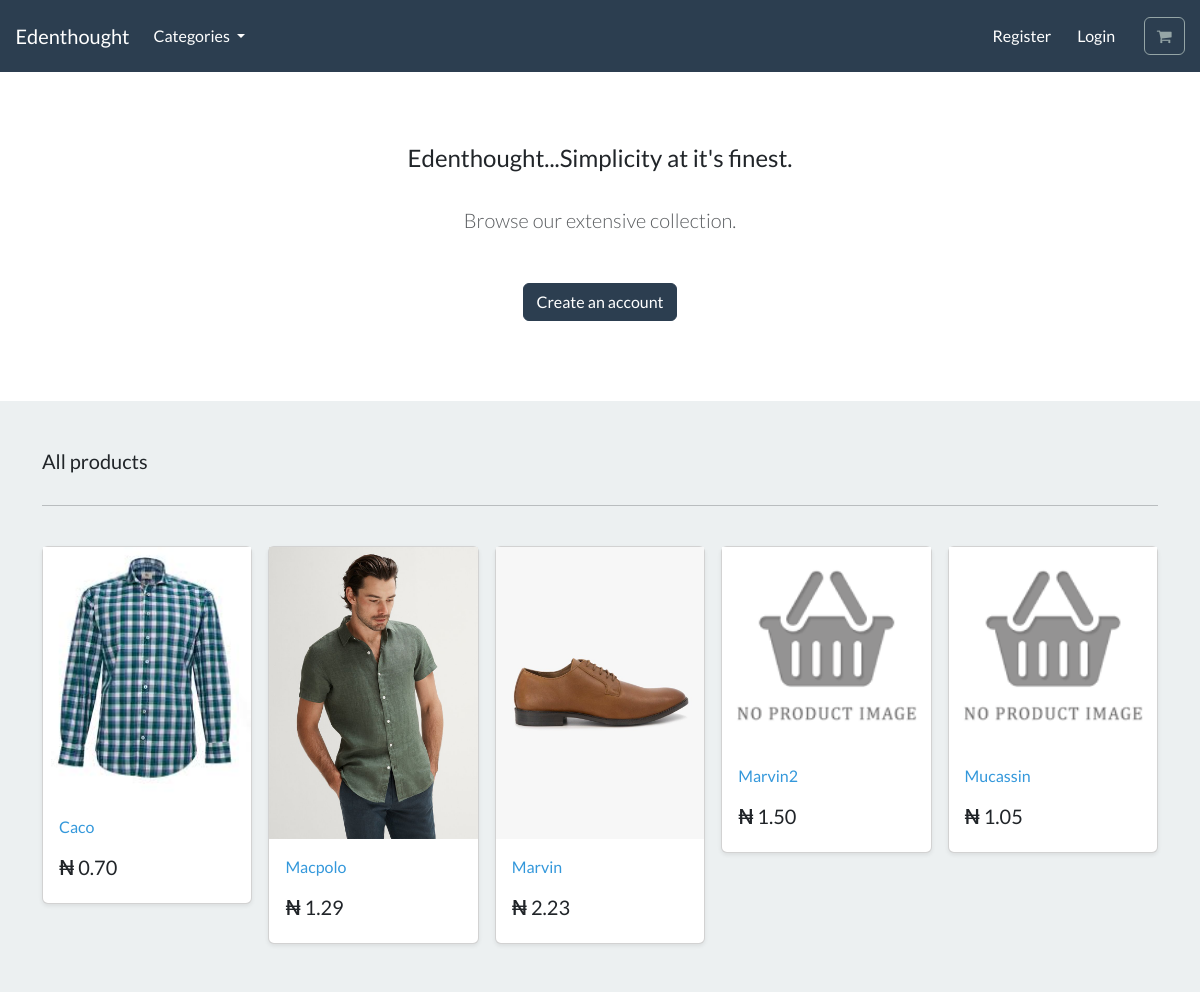
The page / on the database its author committed.
### store/models.py (models this page shows, shortened)
class Product(models.Model):
    category = models.ForeignKey(Category, on_delete=models.CASCADE,null=True)
    title = models.CharField(max_length=250)
    slug = models.SlugField(max_length=250, unique=True)
    image = models.ImageField(upload_to="images/%Y/%m/%d/",default="default.png", blank=True)
    description = models.TextField(blank=True)
    price = models.DecimalField(max_digits=4, decimal_places=2)
    discount = models.DecimalField(
        max_digits=4, decimal_places=2, default=Decimal("0.00")
    )
    available = models.BooleanField(default=True)
    class Meta:
        ordering = ("title",)
        verbose_name_plural = "products"
    def get_absolute_url(self):
        return reverse("product_info", args=[self.slug])

### store/views.py (the view)
# urls.py: path("", include("store.urls")),
def store(request):
    products = Product.objects.all()
    context = {'products': products}
    return render(request, 'store/store.html', context)

### cart/context_processors.py (called while the page is built)
def cart(request):
    return {'cart':Cart(request)}

### store/models.py (called while the page is built)
    def get_absolute_url(self):
        return reverse("list_category", args=[self.slug])

### store/views.py (called while the page is built)
def category(request):
    all_category = Category.objects.all()
    return {'all_category': all_category}

### store/templates/store/store.html
{% extends "base.html" %} {% load static %} {% block content %}
<section class="py-4 text-center container">
  <div class="row py-lg-5">
    <div class="col-lg-6 col-md-8 mx-auto">
      <h4>Edenthought...Simplicity at it's finest.</h4>
      <br />
      <p class="lead text-muted">Browse our extensive collection.</p>
      <br />
      <a href="#" class="btn btn-primary my-2"> Create an account </a>
    </div>
  </div>
</section>
<div class="album py-5 bg-light">
  <div class="container">
    <div class="pb-3 h5">All products</div>
    <hr />
    <br />
    <div class="row row-cols-1 row-cols-sm-2 row-cols-md-5 g-3">
      {% for product in products %}
      <div class="col">
        <div class="card shadow-sm">
          <img class="img-fluid" alt="Responsive image" src="{{product.image.url}}" />
          <div class="card-body">
            <p class="card-text">
                <a class="text-info text-decoration-none" href="{{ product.get_absolute_url }}">{{ product.title }}</a>
            </p>
            <div class="d-flex justify-content-between align-items-center">
              <h5>₦ {{ product.price}} </h5>
            </div>
          </div>
        </div>
      </div>
      {% endfor %}
    </div>
  </div>
</div>
{% endblock %}

### rows shown on the page
Product: image (picture), title "Caco", price "0.70"
Product: image (picture), title "Macpolo", price "1.29"
Product: image (picture), title "Marvin", price "2.23"
Product: image (placeholder picture), title "Marvin2", price "1.50"
Product: image (placeholder picture), title "Mucassin", price "1.05"
